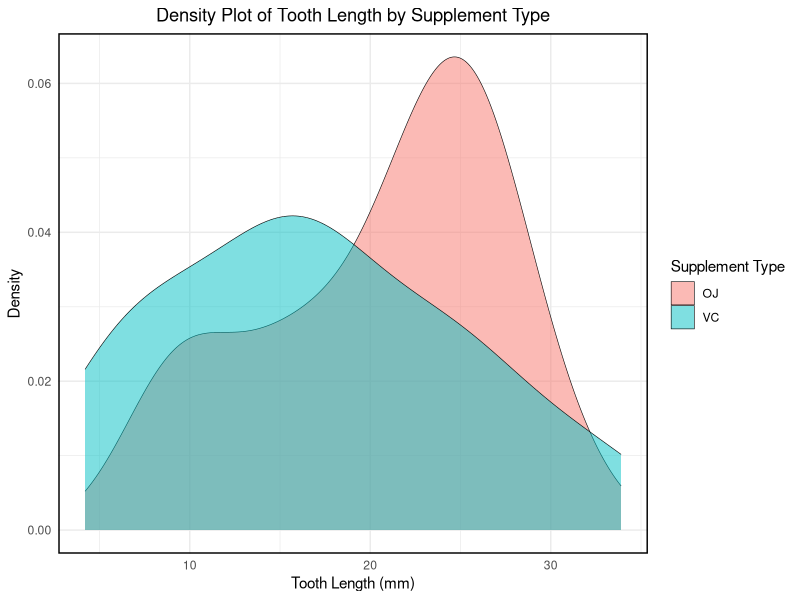
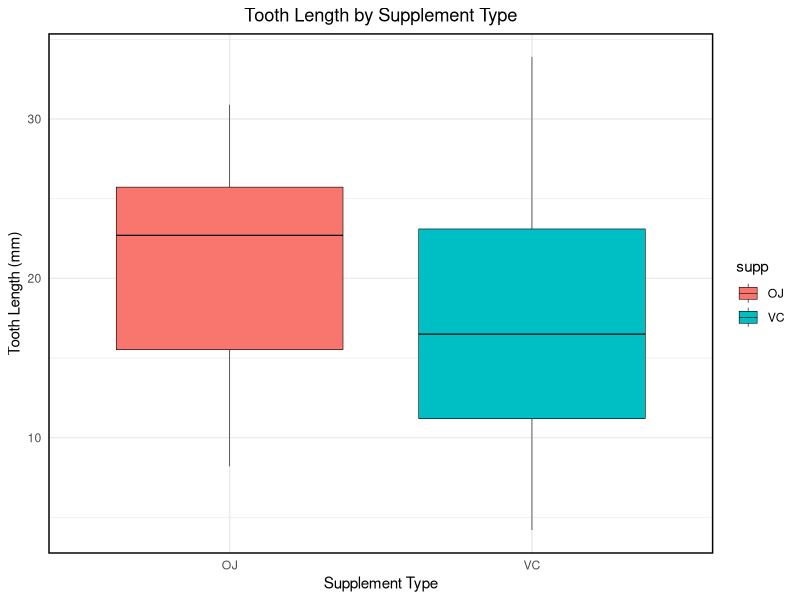

These charts were generated, in order, by the following R code:
library(ggplot2)  
#Learning about the dataset
?ToothGrowth

#checking the dataset
ToothGrowth

#finding descriptive analysis for numeric variable length
summary(ToothGrowth$len)

#finding IQR for numeric variable length
IQR(ToothGrowth$len)

#creating frequency table for supplement type
table(ToothGrowth$supp)

#finding descriptive analysis for numeric variable length based on supplement type
by(ToothGrowth$len,ToothGrowth$supp,summary)

#finding IQR for numeric variable length based on supplement typ
by(ToothGrowth$len,ToothGrowth$supp,IQR)

#Density plot for length vs supplement type
ggplot(ToothGrowth, aes(x = len, fill = supp)) +
  geom_density(alpha = 0.5,color = "black", size = 0.2) +
  labs(title = "Density Plot of Tooth Length by Supplement Type",
       x = "Tooth Length (mm)",
       y = "Density",
       fill = "Supplement Type") +
  theme_minimal()+
  theme(
      plot.title = element_text(hjust = 0.5),  # Centers the title
      panel.border = element_rect(color = "black", fill = NA, size = 1) )  # Adds a border around the panel)

#Boxplot for length vs supplement type
ggplot(ToothGrowth, aes(x = supp, y = len, fill = supp)) +
       geom_boxplot(color = "black", size = 0.2) +  # Adds a black border around the boxplot
       labs(title = "Tooth Length by Supplement Type",
            x = "Supplement Type",
            y = "Tooth Length (mm)") +
    theme_minimal() +
       theme(
    plot.title = element_text(hjust = 0.5),  # Centers the title        
    panel.border = element_rect(color = "black", fill = NA, size = 1) ) # Adds a border around the panel)
